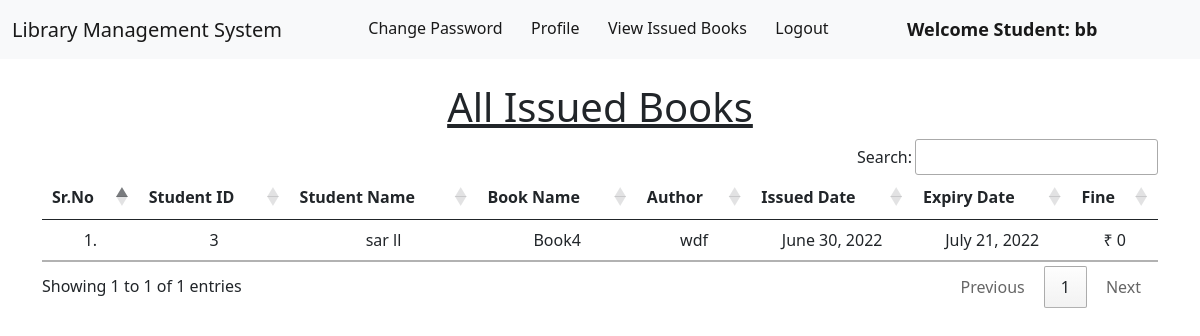
Page /student_issued_books/ (signed in) on the committed database.
### library/models.py (models this page shows, shortened)
class Book(models.Model):
    name = models.CharField(max_length=200)
    author = models.CharField(max_length=200)
    isbn = models.PositiveIntegerField()
    category = models.CharField(max_length=50)

class IssuedBook(models.Model):
    student_id = models.CharField(max_length=100, blank=True)
    isbn = models.CharField(max_length=13)
    issued_date = models.DateField(auto_now=True)
    expiry_date = models.DateField(default=expiry)

### library/views.py (the view)
# urls.py: path("student_issued_books/", views.student_issued_books, name="student_issued_books"),
def student_issued_books(request):
    student = Student.objects.filter(user_id=request.user.id)
    issuedBooks = IssuedBook.objects.filter(student_id=student[0].user_id)
    li1 = []
    li2 = []
    for i in issuedBooks:
        books = Book.objects.filter(isbn=i.isbn)
        for book in books:
            t=(request.user.id, request.user.get_full_name, book.name,book.author)
            li1.append(t)
        days=(date.today()-i.issued_date)
        d=days.days
        fine=0
        if d>15:
            day=d-14
            fine=day*5
        t=(issuedBooks[0].issued_date, issuedBooks[0].expiry_date, fine)
        li2.append(t)
    return render(request,'student_issued_books.html',{'li1':li1, 'li2':li2})

### library/templates/student_issued_books.html (shortened to what this page needs)
{% extends 'student_navbar.html' %}
{% load static %}
{% block body %}
<div class="container mt-4">
    <h1 class="text-center"><u>All Issued Books</u></h1>
    <table class="table table-hover" id="example">
        <thead>
            <tr class="text-center">
                <th>Sr.No</th>
                <th>Student ID</th>
                <th>Student Name</th>
                <th>Book Name</th>
                <th>Author</th>
                <th>Issued Date</th>
                <th>Expiry Date</th>
                <th>Fine</th>
            </tr>
        </thead>
        <tbody>
            {% for i in li1 %}
            <tr class="text-center">
                <td>{{forloop.counter}}.</td>
                <td>{{i.0}}</td>
                <td>{{i.1}}</td>
                <td>{{i.2}}</td>
                <td>{{i.3}}</td>
                {% endfor %}
                {% for i in li2 %}
                <td>{{i.0}}</td>
                <td>{{i.1}}</td>
                <td>₹ {{i.2}}</td>
            </tr>
            {% endfor %}
        </tbody>
    </table>
    </div>
{% endblock %}

### library/templates/student_navbar.html (shortened to what this page needs)
<!doctype html>
<html lang="en">
  <head>
    <link href="https://cdn.jsdelivr.net/npm/bootstrap@5.1.0/dist/css/bootstrap.min.css" rel="stylesheet">
    <link rel="stylesheet" href="https://cdn.datatables.net/1.10.25/css/jquery.dataTables.min.css">
    <link rel="stylesheet" href="https://cdn.datatables.net/buttons/1.7.1/css/buttons.dataTables.min.css">
  </head>
  <body>
    <nav class="navbar navbar-expand-lg navbar-light bg-light sticky-top">
        <div class="container-fluid">
          <a class="navbar-brand" href="#"> Library Management System</a>
          <div class="collapse navbar-collapse" id="navbarSupportedContent">
            <ul class="navbar-nav me-auto mb-2 mb-lg-0">
              <li class="nav-item">
                <a class="nav-link active" aria-current="page" href="/change_password/">Change Password</a>
              </li>
              <li class="nav-item">
                <a class="nav-link active" aria-current="page" href="/profile/">Profile</a>
              </li>
              <li class="nav-item">
                <a class="nav-link active" aria-current="page" href="/student_issued_books/">View Issued Books</a>
              </li>
              <li class="nav-item">
                <a class="nav-link active" aria-current="page" href="/logout/">Logout</a>
              </li>
              <li class="nav-item">
                <a style="font-weight:600; font-family:'Segoe UI', Tahoma, Geneva, Verdana, sans-serif; font-size: large;" class="nav-link active" href="#">Welcome Student: {{request.user}}</a>
              </li>
            </ul>
          </div>
        </div>
      </nav>
      {% block body %}
      {% endblock %}
  </body>
</html>

### rows in the picture
Book: name "Book4", author "wdf"
IssuedBook: issued_date "June 30, 2022", expiry_date "July 21, 2022"

### other values in the picture
{{ request.user }} "bb"
{{ i.0 }} "3"
{{ i.1 }} "sar ll"
{{ i.2 }} "0"
